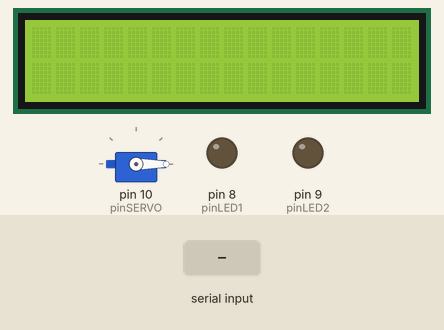
Recording of a sketch running on a simulated Arduino Uno, built with avr-gcc and run on an emulated ATmega328P. On the bench: 16×2 character LCD, servo, output pins drawn as LEDs (lit = HIGH). The inputs (shaded band) are chosen by the test bench.

Above: at 1.2 s.
1.3 s: "1" received over Serial
At 2.5 s:
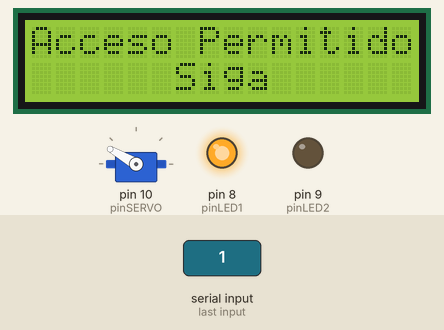
2.8 s: "0" received over Serial
At 5.65 s:
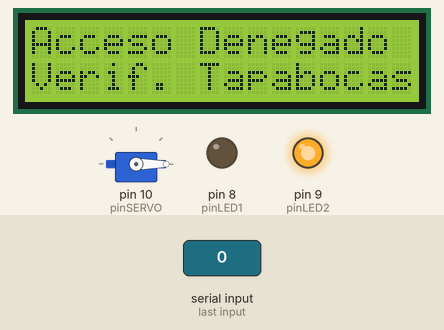
5.8 s: "2" received over Serial
At 7.2 s:
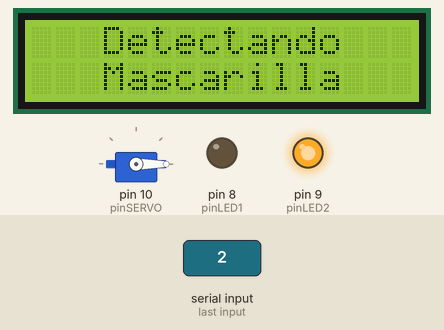
Timing chart, 0 to 8.8 s (numbered marks = the images above; inputs shaded):
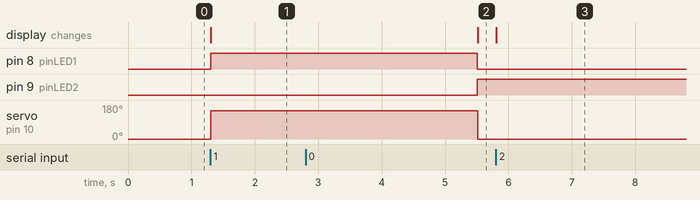

Measured:
- after the input at 1.3 s, pin 8 (pinLED1): LOW → HIGH at once; servo on pin 10 (pinSERVO): 0° → 150° at once; the display: changes at once (image 1)
- after the input at 2.8 s, pin 8 (pinLED1): HIGH → LOW after 2.7 s; pin 9 (pinLED2): LOW → HIGH after 2.7 s; servo on pin 10 (pinSERVO): 150° → 0° after 2.7 s; the display: changes after 2.7 s (image 2)
- after the input at 5.8 s, the display: changes at once (image 3)

The sketch:

arduino.ino
```cpp
#include <Servo.h>
#include <LiquidCrystal.h>
LiquidCrystal lcd (7,6,5,4,3,2);
Servo servoMotor;

const int pinLED1 = 8;
const int pinLED2 = 9;
const int pinSERVO = 10;

void setup()
{
   Serial.begin(9600);
   lcd.begin(16,2);
   pinMode(pinLED1, OUTPUT);
   pinMode(pinLED2, OUTPUT);
   servoMotor.attach(pinSERVO);
   servoMotor.write(0);
   lcd.clear();
}

void loop()
{
   if (Serial.available()>0)
   {
      char option = Serial.read();
      if (option == '1')
      {
         acceder();
      }
      else
      {
        if(option == '0')
        {
          no_acceder();
        }
        else{
          if(option== '2')
          {
            deteccion();
          }
        }
      }
   }
}

void deteccion(){
  lcd.clear();
  lcd.setCursor(3,0);
  lcd.print("Detectando");
  lcd.setCursor(3,1);
  lcd.print("Mascarilla");
}

void acceder(){
  servoMotor.write(150);
  digitalWrite(pinLED1, HIGH);
  digitalWrite(pinLED2, LOW);
  lcd.clear();
  lcd.setCursor(0,0);
  lcd.print("Acceso Permitido");
  lcd.setCursor(6,1);
  lcd.print("Siga");
  delay(4200);
}

void no_acceder(){
  servoMotor.write(0);
  digitalWrite(pinLED1, LOW);
  digitalWrite(pinLED2, HIGH);
  lcd.clear();
  lcd.setCursor(0,0);
  lcd.print("Acceso Denegado");
  lcd.setCursor(0,1);
  lcd.print("Verif. Tapabocas");
}
```
